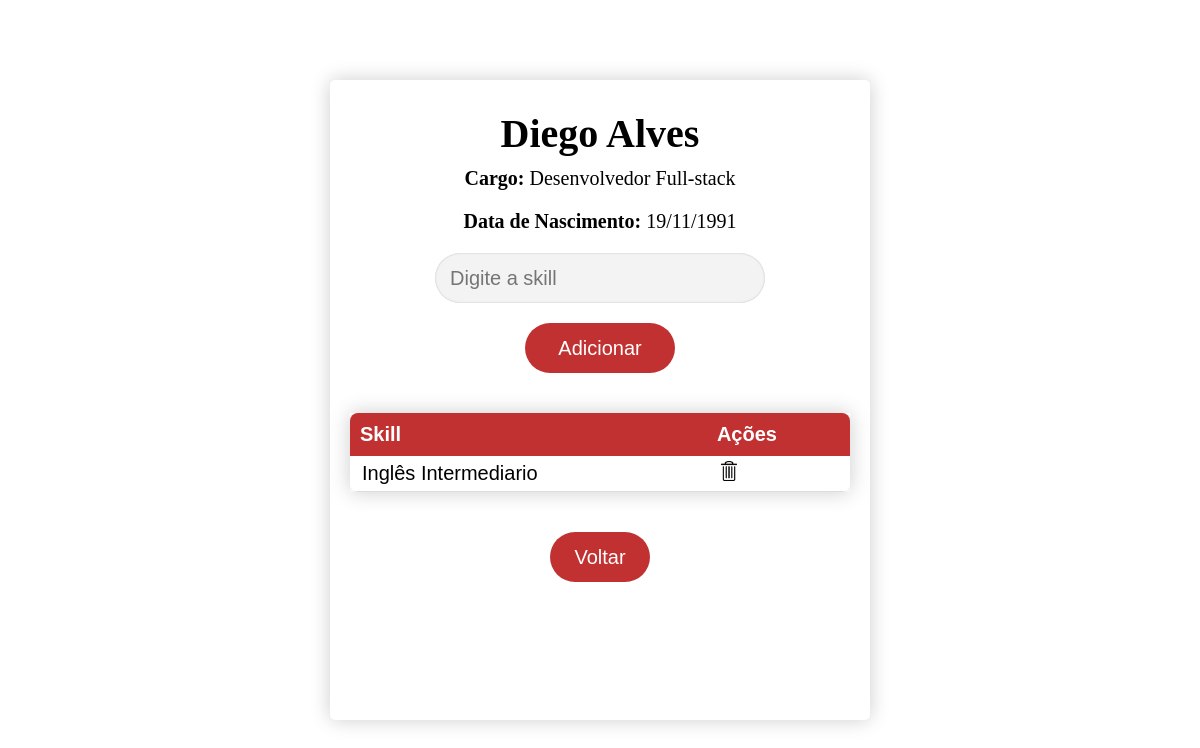
Page /funcionario/2/ (signed in) on the earlier database version.
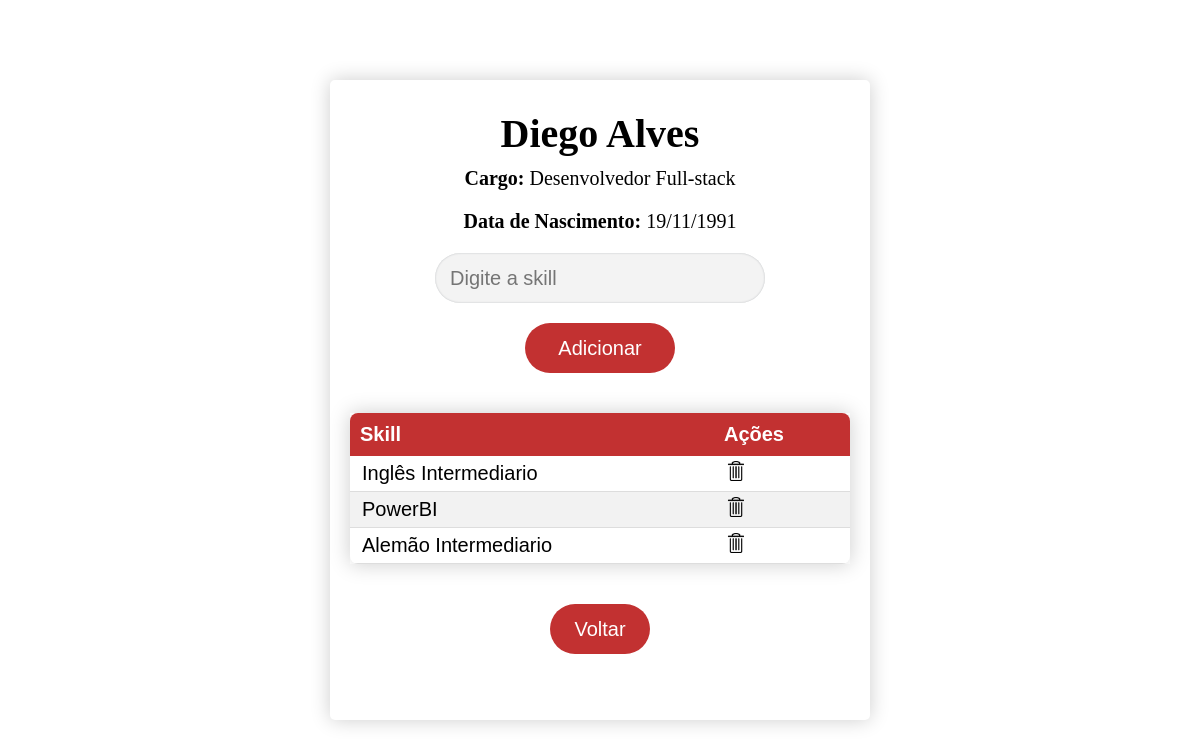
Same page on the later database version.
### app/models.py (models this page shows, shortened)
class Funcionario(models.Model):
    nome = models.CharField(max_length=100)
    cargo = models.CharField(max_length=50)
    data_nascimento = models.DateField()
    skills = models.ManyToManyField(Skill, blank=True)  # Relacionamento ManyToMany com Skill

class Skill(models.Model):
    nome = models.CharField(max_length=100)

### app/views.py (the view)
# urls.py: path('funcionario/<int:funcionario_id>/', views.funcionario_detalhes, name='funcionario_detail'),  # Corrigido para nome correto da URL
@login_required(login_url='login')
def funcionario_detalhes(request, funcionario_id):
    funcionario = get_object_or_404(Funcionario, id=funcionario_id)
    return render(request, 'skills.html', {'funcionario': funcionario})

### app/templates/skills.html (shortened to what this page needs)
{% extends 'layout.html' %}
{% load static %}
{% block extrahead %}
    <link rel="stylesheet" href="{% static 'app/css/skills.css' %}">
{% endblock %}
{% block content %}
    <div class="skillsContainer">
        <h1>{{ funcionario.nome }}</h1>
        <p><strong>Cargo:</strong> {{ funcionario.cargo }}</p>
        <p><strong>Data de Nascimento:</strong> {{ funcionario.data_nascimento|date:"d/m/Y" }}</p>
        <form method="post" action="{% url 'add_skill' funcionario.id %}">
            <input id="skillInput" name="skill" type="text" placeholder="Digite a skill">
            <button type="submit">Adicionar</button>
        </form>
        <div class="skillsList">
            <table id="skillsTable">
                <thead>
                    <tr>
                        <th>Skill</th>
                        <th>Ações</th>
                    </tr>
                </thead>
                <tbody>
                    {% for skill in funcionario.skills.all %}
                        <tr>
                            <td>{{ skill.nome }}</td>
                            <td>
                                <a href="{% url 'remove_skill' funcionario.id skill.id %}" class="remove-skill">
                                    <img src="{% static 'app/img/icons/delete.png' %}" alt="">
                                </a>
                            </td>
                        </tr>
                    {% empty %}
                        <tr>
                            <td colspan="2">Não há skills cadastradas.</td>
                        </tr>
                    {% endfor %}
                </tbody>
            </table>
        </div>
        <button class="goBackBtn" onclick="location.href='{% url 'main' %}'">Voltar</button>
    </div>
{% endblock %}

### app/templates/layout.html (shortened to what this page needs)
<!DOCTYPE html>
{% load static %}
<html lang="en">
<head>
    {% block extrahead %}
    {% endblock %}
</head>
<body>
    {% block content %}
    {% endblock %}
</body>
</html>

### app/static/app/css/skills.css (style rules this page uses)
html, body { height: 100%; width: 100%; margin: 0; display: flex; flex-direction: column; justify-content: center; place-items: center; font-family: Calibri; }
a { text-decoration: none; color: #000; }
.skillsContainer { display: flex; flex-direction: column; align-items: center; box-shadow: 0 0 20px 0 rgba(0, 0, 0, 0.2); border-radius: 5px; width: 500px; height: 600px; padding: 20px; background-color: white; font-size: 20px; }
.skillsContainer p { margin: 0 0 20px 0; }
h1 { margin: 10px 0; }
form { display: flex; flex-direction: column; align-items: center; }
input[type="text"] { width: 300px; height: 20px; padding: 15px 15px; border-radius: 50px; outline: none; border: none; background-color: rgb(243, 243, 243); box-shadow: inset 0 0 2px #b8bbbe; font-size: 20px; color:rgb(73, 73, 73); }
button { width: 150px; margin: 20px 10px; height: 50px; border-radius: 50px; cursor: pointer; outline: none; color: white; font-size: 20px; transition: .3s; background-color: #c23131;; border: none; }
.skillsList { width: 100%; margin: 20px 0; overflow-x: auto; box-shadow: 0 0 20px 0 rgba(0, 0, 0, 0.2); }
#skillsTable { width: 100%; border-collapse: collapse; font-family: Arial, sans-serif; text-align: left; border-radius: 8px; overflow: hidden; box-shadow: 0 2px 10px rgba(0, 0, 0, 0.1); }
#skillsTable thead th { background-color: #c23131;; color: white; padding: 10px; font-weight: bold; }
#skillsTable tbody td { padding: 5px 12px; border-bottom: 1px solid #dddddd; }
#skillsTable tbody tr:nth-child(even) { background-color: #f2f2f2; }
.remove-skill img { width: 20px; height: 20px; cursor: pointer; }
.goBackBtn { padding: 0; width: 100px; }

Differences in the rows shown:
now on this page (row unchanged): Skill: nome "PowerBI"
added Skill: nome "Alemão Intermediario"
